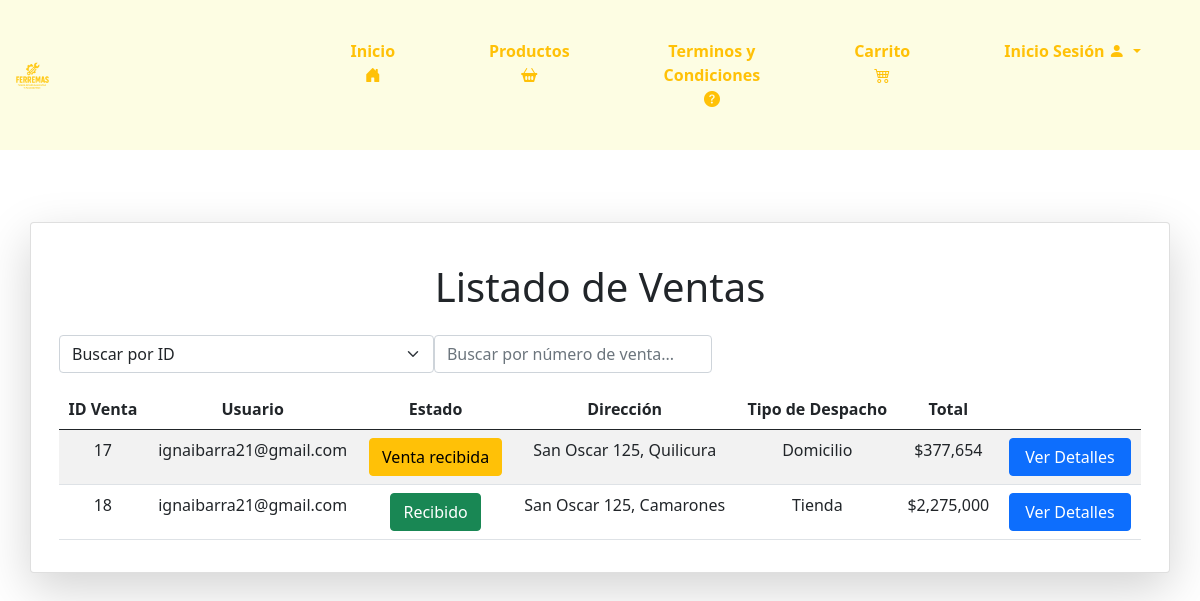
Screenshot of /listaventas/ with the database file from the repository.
### core/models.py (models this page shows, shortened)
class Venta(models.Model):
    codVenta = models.AutoField(primary_key=True)
    usuario = models.ForeignKey(Usuario, on_delete=models.CASCADE)
    estadoP = models.ForeignKey(Estado, on_delete=models.CASCADE)
    tipodespacho = models.ForeignKey(TipoDespacho, on_delete=models.CASCADE)
    total = models.IntegerField()
    direccion = models.OneToOneField(Direccion, on_delete=models.CASCADE, null=True, blank=True)

class Usuario(models.Model):
    rut = models.CharField(primary_key=True, max_length=10)
    nombre = models.CharField(max_length=20)
    apellido = models.CharField(max_length=20)
    telefono = models.CharField(max_length=9)
    correo = models.EmailField(unique=True, max_length=100, blank=True, null=True)
    clave = models.CharField(max_length=30)
    rol = models.ForeignKey(Rol, on_delete=models.CASCADE)
    def __str__(self) -> str:
        return self.correo

class Estado(models.Model):
    id_estado = models.IntegerField(primary_key=True)
    nombreEs = models.CharField(max_length=50)

class Direccion(models.Model):
    idDireccion = models.AutoField(primary_key=True)
    calle = models.CharField(max_length=100)
    numero = models.CharField(max_length=10)
    comuna = models.ForeignKey('Comuna', on_delete=models.CASCADE)
    def __str__(self):
        return f"{self.calle} {self.numero}, {self.comuna}"

class Comuna(models.Model):
    idComuna = models.AutoField(primary_key=True)
    nombreC = models.CharField(max_length=100)
    region = models.ForeignKey(Region, on_delete=models.CASCADE)
    def __str__(self) -> str:
        return self.nombreC

class TipoDespacho(models.Model):
    idDespacho = models.IntegerField(primary_key=True)
    nombreDespacho = models.CharField(max_length=100)
    def __str__(self) -> str:
        return str(self.nombreDespacho)

### core/views.py (the view)
# urls.py: path('listaventas/', listaventas, name='listaventas'),
def listaventas(request):
    ventas_listado = Venta.objects.all()
    contexto = {
        "ventas": ventas_listado
    }
    return render(request, 'core/listaventas.html', contexto)

### core/templatetags/custom_filters.py (called while the page is built)
@register.filter
def format_clp(value):
    try:
        return "${:,.0f}".format(value)
    except (ValueError, TypeError):
        return value

### core/templates/core/listaventas.html (shortened to what this page needs)
{% load static %}
{% load custom_filters %}
<!DOCTYPE html>
<html lang="en">
<head>
    <link href="https://cdn.jsdelivr.net/npm/bootstrap@5.0.2/dist/css/bootstrap.min.css" rel="stylesheet"
>
    <link href="https://cdnjs.cloudflare.com/ajax/libs/font-awesome/6.0.0-beta3/css/all.min.css" rel="stylesheet">
    <link type="text/css" rel="stylesheet" href="{% static 'css/inicio.css' %}">
    <link href="https://cdn.jsdelivr.net/npm/bootstrap-icons/font/bootstrap-icons.css" rel="stylesheet">
</head>
<body>
    <nav class="navbar navbar-expand-lg navbar-light" style="background-color: #fdfde3;">
        <div class="container-fluid">
            <a class="navbar-brand" href="{% url 'inicio' %}">
                <img src="{% static 'img/logo_ferremas.png' %}" class="logo" style="max-width: 15%;"
                    alt="Ferrenas">
            </a>
            <div class="collapse navbar-collapse justify-content-end" id="navbarNav">
                <ul class="navbar-nav">
                    <li class="nav-item">
                        <a class="btn btn-outline-warning py-4 px-4 mx-2" href="{% url 'inicio' %}">
                            Inicio
                            <i class="bi bi-house-door-fill"></i>
                        </a>
                    </li>
                    <li class="nav-item">
                        <a class="btn btn-outline-warning py-4 px-4 mx-2" href="{% url 'productos' %}">
                            Productos
                            <i class="bi bi-basket2-fill"></i>
                        </a>
                    </li>
                    <li class="nav-item">
                        <a class="btn btn-outline-warning py-4 px-4 mx-2" href="{% url 'terminos' %}">
                            Terminos y Condiciones
                            <i class="bi bi-question-circle-fill"></i>
                        </a>
                    </li>
                    <li class="nav-item">
                        <a class="btn btn-outline-warning py-4 px-4 mx-2 position-relative" data-bs-toggle="modal"
                            data-bs-target="#cartModal">
                            Carrito
                            <i class="bi bi-cart4"></i>
                        </a>
                    </li>
                    <li class="nav-item dropdown">
                        {% if user.is_authenticated %}
                        <div class="btn-group">
                            <button type="button" class="btn btn-outline-warning py-4 px-4 mx-2 dropdown-toggle"
                                data-bs-toggle="dropdown" style="font-weight: 700; border: 0px; border-radius: 10px;">
                                {% if user.is_superuser %}
                                Administrador
                                {% else %}
                                Hola {{ user.first_name }}
                                {% endif %}
                                <i class="bi bi-person-fill"></i>
                            </button>
                            <ul class="dropdown-menu"
                                style="margin-left: 25px; margin-top: -5px; background-color: #ffc107; border: 0px; border-radius: 10px;">
                                {% if user.is_superuser %}
                                <li><a class="dropdown-item"
                                        style="padding: 10px; color:black; background-color: #fdfde3;"
                                        href="{% url 'administrador' %}">Administrador</a></li>
                                {% else %}
                                <li><a class="dropdown-item"
                                        style="padding: 10px; color:black; background-color: #fdfde3;"
                                        href="{% url 'editarperfil' %}">Editar Perfil</a></li>
                                {% endif %}
                                <li><a class="dropdown-item"
                                        style="padding: 10px; color:black; background-color: #fdfde3;"
                                        href="{% url 'cerrarsesion' %}">Cerrar Sesión</a></li>
                            </ul>
                        </div>
                        {% else %}
                        <div class="btn-group">
                            <button type="button" class="btn btn-outline-warning py-4 px-4 mx-2 dropdown-toggle"
                                data-bs-toggle="dropdown" style="font-weight: 700; border: 0px; border-radius: 10px;">
                                Inicio Sesión
                                <i class="bi bi-person-fill"></i>
                            </button>
                        </div>
                        {% endif %}
                    </li>
                </ul>
            </div>
        </div>
    </nav>
    <br>
    <div class="container my-5">
        <div class="row">
            <div class="card shadow-lg">
                <div class="card-body">
                    <br>
                    <h1 class="text-center mb-4">Listado de Ventas</h1>
                    <div class="d-flex justify-content-between align-items-center mb-3">
                        <div class="d-flex" style="text-align: center;">
                            <select id="searchType" class="form-select">
                                <option value="id">Buscar por ID</option>
                            </select>
                            <input type="text" id="searchInput" class="form-control me-2" style="width: 500px;"
                                placeholder="Buscar por número de venta..." aria-label="Buscar por número de venta">
                        </div>
                    </div>
                    <table class="table table-striped">
                        <thead>
                            <tr style="text-align: center;">
                                <th>ID Venta</th>
                                <th>Usuario</th>
                                <th>Estado</th>
                                <th>Dirección</th>
                                <th>Tipo de Despacho</th>
                                <th>Total</th>
                                <th></th>
                            </tr>
                        </thead>
                        <tbody id="ventasTable">
                            {% for venta in ventas %}
                            <tr style="text-align: center;">
                                <td>{{ venta.codVenta }}</td>
                                <td>{{ venta.usuario }}</td>
                                <td>
                                    <button type="button" class="btn estado-btn" data-venta-id="{{ venta.codVenta }}" data-estado-id="{{ venta.estadoP.id_estado }}">
                                        {{ venta.estadoP.nombreEs }}
                                    </button>
                                </td>
                                <td>{{ venta.direccion }}</td>
                                <td>{{ venta.tipodespacho }}</td>
                                <td>{{ venta.total | format_clp }}</td>
                                <td>
                                    <button type="button" class="btn btn-primary ver-detalles" style="padding: 6px 15px"
                                        data-venta-id="{{ venta.codVenta }}">Ver Detalles</button>
                                </td>
                            </tr>
                            {% endfor %}
                        </tbody>
                    </table>
                </div>
            </div>
        </div>
    </div>
</body>
</html>

### core/static/css/inicio.css (style rules this page uses)
.navbar { padding: 0%; }
.navbar-nav li { padding: 15px 15px; }
.navbar-nav li a { font-weight: 700; border: 0px; border-radius: 10px; }

### rows the page displays
Venta: codVenta "17", usuario "ignaibarra21@gmail.com", estadoP.nombreEs "Venta recibida", direccion "San Oscar 125, Quilicura", tipodespacho "Domicilio", total "$377,654"
Venta: codVenta "18", usuario "ignaibarra21@gmail.com", estadoP.nombreEs "Recibido", direccion "San Oscar 125, Camarones", tipodespacho "Tienda", total "$2,275,000"
